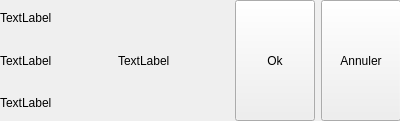
<?xml version="1.0" encoding="UTF-8"?>
<ui version="4.0">
 <class>MonComposant</class>
 <widget class="QWidget" name="MonComposant">
  <property name="geometry">
   <rect>
    <x>0</x>
    <y>0</y>
    <width>400</width>
    <height>121</height>
   </rect>
  </property>
  <property name="windowTitle">
   <string>Form</string>
  </property>
  <widget class="QWidget" name="horizontalLayoutWidget">
   <property name="geometry">
    <rect>
     <x>0</x>
     <y>0</y>
     <width>401</width>
     <height>121</height>
    </rect>
   </property>
   <layout class="QHBoxLayout" name="horizontalLayout_Donnees">
    <item>
     <layout class="QVBoxLayout" name="verticalLayout">
      <item>
       <widget class="QLabel" name="label_NomClient">
        <property name="text">
         <string>TextLabel</string>
        </property>
       </widget>
      </item>
      <item>
       <layout class="QHBoxLayout" name="horizontalLayout_AdrTel">
        <item>
         <widget class="QLabel" name="label_AdresseClient">
          <property name="text">
           <string>TextLabel</string>
          </property>
         </widget>
        </item>
        <item>
         <widget class="QLabel" name="label_TelephoneClient">
          <property name="text">
           <string>TextLabel</string>
          </property>
         </widget>
        </item>
       </layout>
      </item>
      <item>
       <widget class="QLabel" name="label_CodePostalVilleClient">
        <property name="text">
         <string>TextLabel</string>
        </property>
       </widget>
      </item>
     </layout>
    </item>
    <item>
     <widget class="QPushButton" name="pushButton_Ok">
      <property name="sizePolicy">
       <sizepolicy hsizetype="Fixed" vsizetype="Expanding">
        <horstretch>0</horstretch>
        <verstretch>0</verstretch>
       </sizepolicy>
      </property>
      <property name="text">
       <string>Ok</string>
      </property>
     </widget>
    </item>
    <item>
     <widget class="QPushButton" name="pushButton_Annuler">
      <property name="sizePolicy">
       <sizepolicy hsizetype="Fixed" vsizetype="Expanding">
        <horstretch>0</horstretch>
        <verstretch>0</verstretch>
       </sizepolicy>
      </property>
      <property name="text">
       <string>Annuler</string>
      </property>
     </widget>
    </item>
   </layout>
  </widget>
 </widget>
 <resources/>
 <connections/>
</ui>
